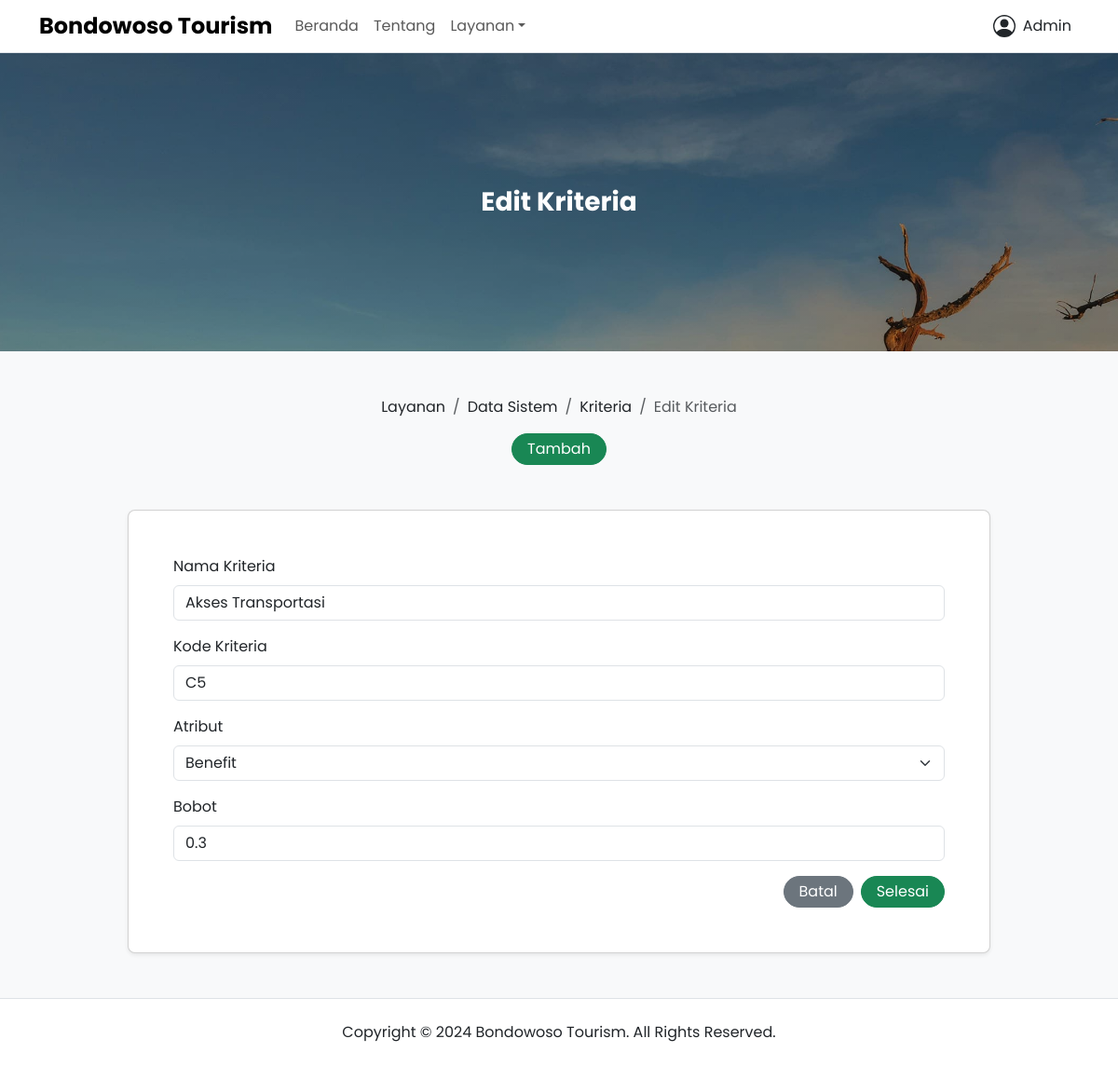
Page /layanan/kriteria/5/edit (signed in) on the committed database.
### app/models.py (models this page shows, shortened)
class User(UserMixin, db.Model):
  __tablename__ = "user"
  id = db.Column(db.Integer, primary_key=True)
  name = db.Column(db.String(60), nullable=False)
  gender = db.Column(db.String(60), nullable=False)
  phone = db.Column(db.String(60), nullable=False, unique=True)
  email = db.Column(db.String(60), nullable=False, unique=True)
  role = db.Column(db.String(20), nullable=False, default="user")
  password = db.Column(db.String(128), nullable=False)
  joined_date = db.Column(db.DateTime, nullable=False, default=datetime.now)
  usage_help = db.relationship("UsageHelp", backref="user", lazy=True)
  criteria = db.relationship("Criteria", backref="user", lazy=True)
  sub_criteria = db.relationship("SubCriteria", backref="user", lazy=True)
  location_point = db.relationship("LocationPoint", backref="user", lazy=True)
  tour_type = db.relationship("TourType", backref="user", lazy=True)
  tour_list = db.relationship("TourList", backref="user", lazy=True)

class Criteria(db.Model):
  __tablename__ = "criteria"
  id = db.Column(db.Integer, primary_key=True)
  name = db.Column(db.String(128), nullable=False)
  code = db.Column(db.String(128), nullable=False)
  attribute = db.Column(db.String(128), nullable=False)
  weight = db.Column(db.Float, nullable=False)
  posted_date = db.Column(db.DateTime, nullable=False, default=datetime.now)
  updated_date = db.Column(db.DateTime, onupdate=datetime.now, default=datetime.now)
  user_id = db.Column(db.Integer, db.ForeignKey("user.id"), nullable=False)
  sub_criteria = db.relationship("SubCriteria", back_populates="criteria")

### app/views/public.py (the view)
@public_app.route("/layanan/kriteria/<id>/edit", methods=["GET", "POST"])
@login_required
def update_criteria(id):
  check_admin()
  data = Criteria.query.filter_by(id=id).first_or_404()
  form = CriteriaForm()
  if form.validate_on_submit():
    data.name = form.name.data
    data.code = form.code.data
    data.attribute = form.attribute.data
    data.weight = form.weight.data
    data.user = current_user
    db.session.commit()
    flash("Data telah berhasil diperbarui!", "success")
    return redirect(url_for("public_app.criteria"))
  elif request.method == "GET":
    form.name.data = data.name
    form.code.data = data.code
    form.attribute.data = data.attribute
    form.weight.data = data.weight
  return render_template("public/services/system_data/criteria_form.html", title="Edit Kriteria - Bondowoso Tourism", form=form, operation="Edit")

### app/forms.py
class CriteriaForm(FlaskForm):
  name = StringField("Nama Kriteria", validators=[DataRequired(), Length(max=128)])
  code = StringField("Kode Kriteria", validators=[DataRequired(), Length(max=128)])
  attribute = SelectField("Atribut", choices=[("", "Pilih Atribut"), ("Cost", "Cost"), ("Benefit", "Benefit")], validators=[DataRequired()])
  weight = FloatField("Bobot", validators=[DataRequired()])
  submit = SubmitField("Selesai")

### app/models.py (called while the page is built)
@login_manager.user_loader
def load_user(user_id):
  return User.query.get(int(user_id))

### app/utils.py (called while the page is built)
def check_admin():
  if not current_user.role == "admin":
    abort(403)

### app/templates/public/services/system_data/criteria_form.html (shortened to what this page needs)
{% extends 'components/public/base.html' %} {% set active_page = 'system_data' %} {% block content %}
<div class="banner d-flex bg-hero h-20rem">
  <div class="container my-auto">
    <div class="row justify-content-center align-items-center">
      <div class="col-lg-10">
        <div class="text-white text-center">
          <h2 class="fw-bold fs-3 title-clamp-2 mb-0">{{ operation }} Kriteria</h2>
        </div>
      </div>
    </div>
  </div>
</div>
<div class="page-wrapper bg-body-tertiary">
  <div class="container">
    <div class="row justify-content-center align-items-center pt-5">
      <div class="col-lg-10">
        <div class="d-flex flex-column row-gap-3">
          <nav aria-label="breadcrumb">
            <ol class="breadcrumb justify-content-center align-items-center mb-0">
              <li class="breadcrumb-item"><a class="link-dark link-offset-2 link-underline-opacity-0 link-underline-opacity-100-hover" href="{{ url_for('public_app.services') }}">Layanan</a></li>
              <li class="breadcrumb-item"><a class="link-dark link-offset-2 link-underline-opacity-0 link-underline-opacity-100-hover" href="{{ url_for('public_app.system_data') }}">Data Sistem</a></li>
              <li class="breadcrumb-item"><a class="link-dark link-offset-2 link-underline-opacity-0 link-underline-opacity-100-hover" href="{{ url_for('public_app.criteria') }}">Kriteria</a></li>
              <li class="breadcrumb-item active" aria-current="page">{{ operation }} Kriteria</li>
            </ol>
          </nav>
          {% if current_user.role == "admin" %}
          <div class="text-center">
            <a class="btn btn-success rounded-5 py-1 px-3" href="{{ url_for('public_app.create_criteria') }}" role="button">Tambah</a>
          </div>
          {% endif %}
        </div>
      </div>
    </div>
    <div class="row justify-content-center align-items-center py-5">
      <div class="col-lg-10">
        <div class="card shadow-sm rounded-3">
          <div class="card-body p-lg-5 py-5 px-4">
            <form method="POST">
              <div class="mb-3">
                {{ form.name.label(class="form-label") }} {% if form.name.errors %} {{ form.name(class="form-control is-invalid") }}
                <div class="invalid-feedback">
                  {% for error in form.name.errors %}
                  <span>{{ error }}</span>
                  {% endfor %}
                </div>
                {% else %} {{ form.name(class="form-control") }} {% endif %}
              </div>
              <div class="mb-3">
                {{ form.code.label(class="form-label") }} {% if form.code.errors %} {{ form.code(class="form-control is-invalid") }}
                <div class="invalid-feedback">
                  {% for error in form.code.errors %}
                  <span>{{ error }}</span>
                  {% endfor %}
                </div>
                {% else %} {{ form.code(class="form-control") }} {% endif %}
              </div>
              <div class="mb-3">
                {{ form.attribute.label(class="form-label") }} {% if form.attribute.errors %} {{ form.attribute(class="form-select is-invalid") }}
                <div class="invalid-feedback">
                  {% for error in form.attribute.errors %}
                  <span>{{ error }}</span>
                  {% endfor %}
                </div>
                {% else %} {{ form.attribute(class="form-select") }} {% endif %}
              </div>
              <div class="mb-3">
                {{ form.weight.label(class="form-label") }} {% if form.weight.errors %} {{ form.weight(class="form-control is-invalid") }}
                <div class="invalid-feedback">
                  {% for error in form.weight.errors %}
                  <span>{{ error }}</span>
                  {% endfor %}
                </div>
                {% else %} {{ form.weight(class="form-control") }} {% endif %}
              </div>
              <div class="d-flex flex-row justify-content-end align-items-center column-gap-2">
                <a class="btn btn-secondary rounded-5 py-1 px-3" href="{{ url_for('public_app.criteria') }}" role="button">Batal</a>
                {{ form.submit(class="btn btn-success rounded-5 py-1 px-3") }}
              </div>
            </form>
          </div>
        </div>
      </div>
    </div>
  </div>
</div>
{% endblock %}

### app/templates/components/public/includes/navbar.html (shortened to what this page needs)
<nav class="navbar navbar-expand-lg bg-body border-bottom">
  <div class="container">
    <a class="navbar-brand" href="{{ url_for('public_app.homepage') }}">
      <h1 class="fw-bold fs-4 my-auto">Bondowoso Tourism</h1>
    </a>
    <div
      class="offcanvas offcanvas-end border-0"
      tabindex="-1"
      id="offcanvasNavbar"
      aria-labelledby="offcanvasNavbarLabel"
    >
      <div class="offcanvas-body">
        <ul class="navbar-nav me-auto">
          <li class="nav-item">
            <a
              class="{{ 'nav-link active' if active_page == 'home' else 'nav-link' }}"
              aria-current="page"
              href="{{ url_for('public_app.homepage') }}"
              >Beranda</a
            >
          </li>
          <li class="nav-item">
            <a
              class="{{ 'nav-link active' if active_page == 'about' else 'nav-link' }}"
              href="{{ url_for('public_app.about') }}"
              >Tentang</a
            >
          </li>
          <li class="nav-item dropdown">
            <a
              class="nav-link dropdown-toggle"
              href="#"
              role="button"
              data-bs-toggle="dropdown"
              aria-expanded="false"
              >Layanan</a
            >
          </li>
        </ul>
        <ul class="navbar-nav">
          {% if current_user.is_authenticated %}
          <li class="nav-item dropdown">
            <a
              class="nav-link text-body"
              href="#"
              role="button"
              data-bs-toggle="dropdown"
              aria-expanded="false"
            >
              <div class="d-flex align-items-center column-gap-2">
                <svg
                  xmlns="http://www.w3.org/2000/svg"
                  height="1.5em"
                  fill="currentColor"
                  viewBox="0 0 16 16"
                >
                  <path d="M11 6a3 3 0 1 1-6 0 3 3 0 0 1 6 0" />
                  <path
                    fill-rule="evenodd"
                    d="M0 8a8 8 0 1 1 16 0A8 8 0 0 1 0 8m8-7a7 7 0 0 0-5.468 11.37C3.242 11.226 4.805 10 8 10s4.757 1.225 5.468 2.37A7 7 0 0 0 8 1"
                  />
                </svg>
                <p class="mb-0">{{ current_user.name }}</p>
              </div>
            </a>
          </li>
          {% endif %}
        </ul>
      </div>
    </div>
  </div>
</nav>

### app/static/css/main.css (style rules this page uses)
body { font-family: "Poppins", sans-serif; }
.bg-hero { background: linear-gradient(rgba(0, 0, 0, 0.25), rgba(0, 0, 0, 0.25)), url(../media/uploads/home/hero.jpg); background-attachment: fixed; background-repeat: no-repeat; background-size: cover; background-position: center; }
.h-20rem { height: 20rem; }

### rows in the picture
User: name "Admin"
Criteria: name "Akses Transportasi", code "C5", attribute "Benefit", weight "0.3"

### other values in the picture
{{ operation }} "Edit"
